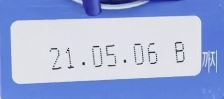
#> input picture capture2.JPG, 224 x 99 px, found by its file name
$ jupyter execute --allow-errors 'Expirationdate_test(기본).ipynb'
#> lines starting #> are read from the running program, lines starting #| are printed output that depends on the picture; after the words box and inside, x2 and y2 are one past the last pixel; in counts of white or black regions, pixels touching at a corner belong together
[cell 1]
import cv2
import numpy as np
import matplotlib.pyplot as plt
import pytesseract
plt.style.use('dark_background')
print(cv2.__version__)

# Read Input Image

[cell 2]
img_ori = cv2.imread('capture2.jpg')
#> img_ori is the input picture: shape (99, 224, 3); mean B, G, R 219.3, 175.6, 160.3

height, width, channel = img_ori.shape
#> height = 99; width = 224; channel = 3

plt.figure(figsize=(10, 8))
plt.imshow(img_ori, cmap='gray')

# Convert Image to Grayscale

[cell 3]
# hsv = cv2.cvtColor(img_ori, cv2.COLOR_BGR2HSV)
# gray = hsv[:,:,2]
gray = cv2.cvtColor(img_ori, cv2.COLOR_BGR2GRAY)

plt.figure(figsize=(10, 8))
plt.imshow(gray, cmap='gray')

# Maximize Contrast (Optional)

[cell 4]
structuringElement = cv2.getStructuringElement(cv2.MORPH_RECT, (3, 3))

imgTopHat = cv2.morphologyEx(gray, cv2.MORPH_TOPHAT, structuringElement)
imgBlackHat = cv2.morphologyEx(gray, cv2.MORPH_BLACKHAT, structuringElement)

imgGrayscalePlusTopHat = cv2.add(gray, imgTopHat)
gray = cv2.subtract(imgGrayscalePlusTopHat, imgBlackHat)
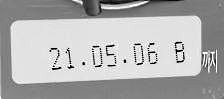
#> gray: shape (99, 224); min 0, max 255, mean 174.8

plt.figure(figsize=(10, 8))
plt.imshow(gray, cmap='gray')

# Adaptive Thresholding

[cell 5]
img_blurred = cv2.GaussianBlur(gray, ksize=(9, 9), sigmaX=0)
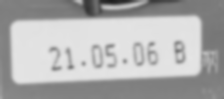
#> img_blurred: shape (99, 224); min 29, max 230, mean 174.8

img_thresh = cv2.adaptiveThreshold(
    img_blurred,
    maxValue=255.0,
    adaptiveMethod=cv2.ADAPTIVE_THRESH_GAUSSIAN_C,
    thresholdType=cv2.THRESH_BINARY_INV,
    blockSize=19,
    C=7
)
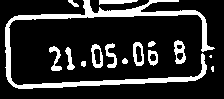
#> img_thresh: shape (99, 224); 17.8% white; 15 white regions (2 under 20 px)

plt.figure(figsize=(10, 8))
plt.imshow(img_thresh, cmap='gray')

# Find Contours

[cell 6]
contours, hierarchy = cv2.findContours(
    img_thresh,
    mode=cv2.RETR_LIST,
    method=cv2.CHAIN_APPROX_SIMPLE
)
#> contours = 20 contours, 3 with area under 20; largest, box (x1, y1, x2, y2) and area: (5, 0, 215, 89) 2148, (91, 44, 103, 68) 200, (133, 42, 144, 66) 196, (174, 40, 186, 64) 191, (148, 50, 158, 66) 110

temp_result = np.zeros((height, width, channel), dtype=np.uint8)

#> (the rest of this cell did not finish here and is left out)

# Prepare Data

[cell 7]
temp_result = np.zeros((height, width, channel), dtype=np.uint8)

contours_dict = []

for contour in contours:
    x, y, w, h = cv2.boundingRect(contour)
    cv2.rectangle(temp_result, pt1=(x, y), pt2=(x+w, y+h), color=(255, 255, 255), thickness=1)

    # insert to dict
    contours_dict.append({
        'contour': contour,
        'x': x,
        'y': y,
        'w': w,
        'h': h,
        'cx': x + (w / 2),
        'cy': y + (h / 2)
    })
#> this loop made 20 passes
#> (x, y, w, h) on passes 1 to 12: (211, 66, 3, 6), (81, 61, 5, 6), (122, 58, 6, 6), (209, 55, 3, 3), (149, 53, 8, 9), (176, 52, 8, 9), (148, 50, 10, 16), (93, 48, 9, 17), (65, 47, 10, 23), (135, 45, 8, 18), (49, 46, 13, 25), (176, 44, 7, 6)
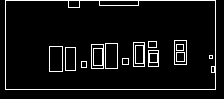
#> temp_result: shape (99, 224, 3); 6.6% white in thin lines or dots, all inside (x1, y1, x2, y2) = (5, 0, 216, 90)
#> after the loop, contours_dict = 20 items

plt.figure(figsize=(10, 8))
plt.imshow(temp_result, cmap='gray')

# Select Candidates by Char Size

[cell 8]
MIN_AREA = 1
MIN_WIDTH, MIN_HEIGHT = 2,5
MIN_RATIO, MAX_RATIO = 0.25,1.0

possible_contours = []

cnt = 0
for d in contours_dict:
    area = d['w'] * d['h']
    ratio = d['w'] / d['h']

    if area > MIN_AREA \
    and d['w'] > MIN_WIDTH and d['h'] > MIN_HEIGHT \
    and MIN_RATIO < ratio < MAX_RATIO:
        d['idx'] = cnt
        cnt += 1
        possible_contours.append(d)
#> this loop made 20 passes
#> (area, ratio) on passes 2, 3, 5, 6, 7, 8, 9, 10, 11, 12, 13, 14: (30, 0.833), (36, 1), (72, 0.889), (72, 0.889), (160, 0.625), (153, 0.529), (230, 0.435), (144, 0.444), (325, 0.52), (42, 1.17), (288, 0.5), (300, 0.48)
#> after the loop, cnt = 13; possible_contours = 13 items

# visualize possible contours
temp_result = np.zeros((height, width, channel), dtype=np.uint8)

for d in possible_contours:
#     cv2.drawContours(temp_result, d['contour'], -1, (255, 255, 255))
    cv2.rectangle(temp_result, pt1=(d['x'], d['y']), pt2=(d['x']+d['w'], d['y']+d['h']), color=(255, 255, 255), thickness=2)
#> this loop made 13 passes
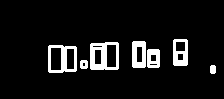
#> temp_result: shape (99, 224, 3); 8.2% white; 7 white regions, largest, box (x1, y1, x2, y2) and area: (90, 42, 119, 70) 501, (48, 45, 77, 73) 418, (132, 41, 146, 68) 299

plt.figure(figsize=(10, 8))
plt.imshow(temp_result, cmap='gray')

# Select Candidates by Arrangement of Contours

[cell 9]
MAX_DIAG_MULTIPLYER = 5# 5
MAX_ANGLE_DIFF = 12 # 12.0
MAX_AREA_DIFF = 0.5 # 0.5
MAX_WIDTH_DIFF = 0.8
MAX_HEIGHT_DIFF = 0.8
MIN_N_MATCHED = 1 #3

def find_chars(contour_list):
    matched_result_idx = []

    for d1 in contour_list:
        matched_contours_idx = []
        for d2 in contour_list:
            if d1['idx'] == d2['idx']:
                continue

            dx = abs(d1['cx'] - d2['cx'])
            dy = abs(d1['cy'] - d2['cy'])

            diagonal_length1 = np.sqrt(d1['w'] ** 2 + d1['h'] ** 2)

            distance = np.linalg.norm(np.array([d1['cx'], d1['cy']]) - np.array([d2['cx'], d2['cy']]))
            if dx == 0:
                angle_diff = 90
            else:
                angle_diff = np.degrees(np.arctan(dy / dx))
            area_diff = abs(d1['w'] * d1['h'] - d2['w'] * d2['h']) / (d1['w'] * d1['h'])
            width_diff = abs(d1['w'] - d2['w']) / d1['w']
            height_diff = abs(d1['h'] - d2['h']) / d1['h']

            if distance < diagonal_length1 * MAX_DIAG_MULTIPLYER \
            and angle_diff < MAX_ANGLE_DIFF and area_diff < MAX_AREA_DIFF \
            and width_diff < MAX_WIDTH_DIFF and height_diff < MAX_HEIGHT_DIFF:
                matched_contours_idx.append(d2['idx'])

        # append this contour
        matched_contours_idx.append(d1['idx'])

        if len(matched_contours_idx) < MIN_N_MATCHED:
            continue

        matched_result_idx.append(matched_contours_idx)

        unmatched_contour_idx = []
        for d4 in contour_list:
            if d4['idx'] not in matched_contours_idx:
                unmatched_contour_idx.append(d4['idx'])

        unmatched_contour = np.take(possible_contours, unmatched_contour_idx)

        # recursive
        recursive_contour_list = find_chars(unmatched_contour)

        for idx in recursive_contour_list:
            matched_result_idx.append(idx)

        break
#> this loop made 1 pass
#> recursive_contour_list on pass 1: [[1], [3, 2], [5, 6, 4], [7], [9, 10, 11, 12, 8]]
#> after the loop, matched_result_idx = [[0], [1], [3, 2], [5, 6, 4], [7], [9, 10, 11, 12, 8]]

    return matched_result_idx

result_idx = find_chars(possible_contours)
#> result_idx has the same summary as matched_result_idx in find_chars

matched_result = []
for idx_list in result_idx:
    matched_result.append(np.take(possible_contours, idx_list))
#> this loop made 6 passes
#> after the loop, matched_result = 6 items

# visualize possible contours
temp_result = np.zeros((height, width, channel), dtype=np.uint8)
#> temp_result: shape (99, 224, 3); every value is 0

for r in matched_result:
    for d in r:
#         cv2.drawContours(temp_result, d['contour'], -1, (255, 255, 255))
        cv2.rectangle(temp_result, pt1=(d['x'], d['y']), pt2=(d['x']+d['w'], d['y']+d['h']), color=(255, 255, 255), thickness=1)
#> this loop made 6 passes
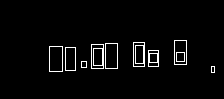
#> temp_result: shape (99, 224, 3); 3.1% white in thin lines or dots, all inside (x1, y1, x2, y2) = (49, 40, 215, 73)

plt.figure(figsize=(10, 8))
plt.imshow(temp_result, cmap='gray')

# Rotate Plate Images

[cell 10]
PLATE_WIDTH_PADDING = 2.0 # 1.3
PLATE_HEIGHT_PADDING = 2.0 # 1.5
MIN_PLATE_RATIO = 2
MAX_PLATE_RATIO = 8

plate_imgs = []
plate_infos = []

for i, matched_chars in enumerate(matched_result):
    sorted_chars = sorted(matched_chars, key=lambda x: x['cx'])

    plate_cx = (sorted_chars[0]['cx'] + sorted_chars[-1]['cx']) / 2
    plate_cy = (sorted_chars[0]['cy'] + sorted_chars[-1]['cy']) / 2

    plate_width = (sorted_chars[-1]['x'] + sorted_chars[-1]['w'] - sorted_chars[0]['x']) * PLATE_WIDTH_PADDING

    sum_height = 0
    for d in sorted_chars:
        sum_height += d['h']

    plate_height = int(sum_height / len(sorted_chars) * PLATE_HEIGHT_PADDING)

    triangle_height = sorted_chars[-1]['cy'] - sorted_chars[0]['cy']
    triangle_hypotenus = np.linalg.norm(
        np.array([sorted_chars[0]['cx'], sorted_chars[0]['cy']]) -
        np.array([sorted_chars[-1]['cx'], sorted_chars[-1]['cy']])
    )

    angle = np.degrees(np.arcsin(triangle_height / triangle_hypotenus))

    rotation_matrix = cv2.getRotationMatrix2D(center=(plate_cx, plate_cy), angle=angle, scale=1.0)

    img_rotated = cv2.warpAffine(img_thresh, M=rotation_matrix, dsize=(width, height))

    img_cropped = cv2.getRectSubPix(
        img_rotated,
        patchSize=(int(plate_width), int(plate_height)),
        center=(int(plate_cx), int(plate_cy))
    )

    if img_cropped.shape[1] / img_cropped.shape[0] < MIN_PLATE_RATIO or img_cropped.shape[1] / img_cropped.shape[0] < MIN_PLATE_RATIO > MAX_PLATE_RATIO:
        continue

    plate_imgs.append(img_cropped)
    plate_infos.append({
        'x': int(plate_cx - plate_width / 2),
        'y': int(plate_cy - plate_height / 2),
        'w': int(plate_width),
        'h': int(plate_height)
    })

    plt.subplot(len(matched_result), 1, i+1)
    plt.imshow(img_cropped, cmap='gray')
#> this loop made 6 passes
#> (plate_cx, plate_cy, plate_width, plate_height, triangle_height, triangle_hypotenus, angle, rotation_matrix) on passes 1 to 6: (212.5, 69, 6, 12, 0, 0, nan, [[nan, nan, nan], [nan, nan, nan]]), (83.5, 64, 10, 12, 0, 0, nan, [[nan, nan, nan], [nan, nan, nan]]), (166.5, 57, 70, 18, -1, 27.02, -2.12, [[0.999, -0.037, 2.22], [0.037, 0.999, -6.12]]), (111.5, 58.25, 186, 37, -0.5, 83, -0.345, [[1, -0.00602, 0.353], [0.00602, 1, -0.671]]), (139, 54, 16, 36, 0, 0, nan, [[nan, nan, nan], [nan, nan, nan]]), (117.8, 55.25, 274, 48, -6.5, 124.7, -2.99, [[0.999, -0.0521, 3.04], [0.0521, 0.999, -6.06]])
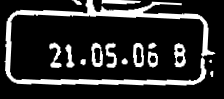
#> img_rotated: shape (99, 224); min 0, max 255, mean 45.1
#> after the loop, plate_imgs = 3 items; plate_infos = 3 items
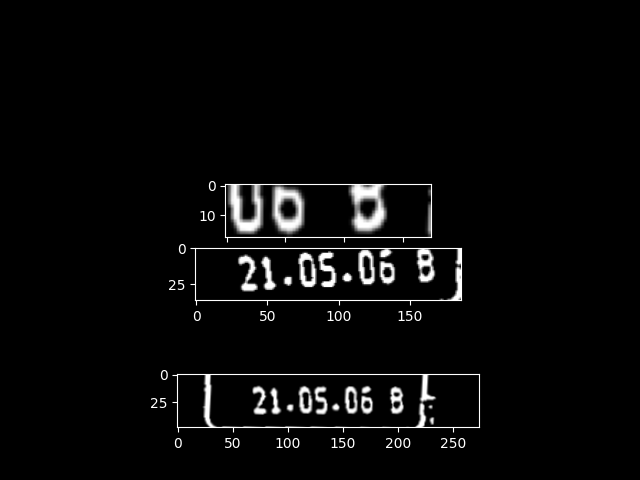
#> figure drawn by matplotlib, 3 panels

# Another Thresholding to Find Chars

[cell 11]
longest_idx, longest_text = -1, 0
plate_chars = []

#> (the rest of this cell did not finish here and is left out)

[cell 12]
# Result

[cell 13]
info = plate_infos[longest_idx]
#> info = {'x': -19, 'y': 31, 'w': 274, 'h': 48}
#> (the rest of this cell did not finish here and is left out)
